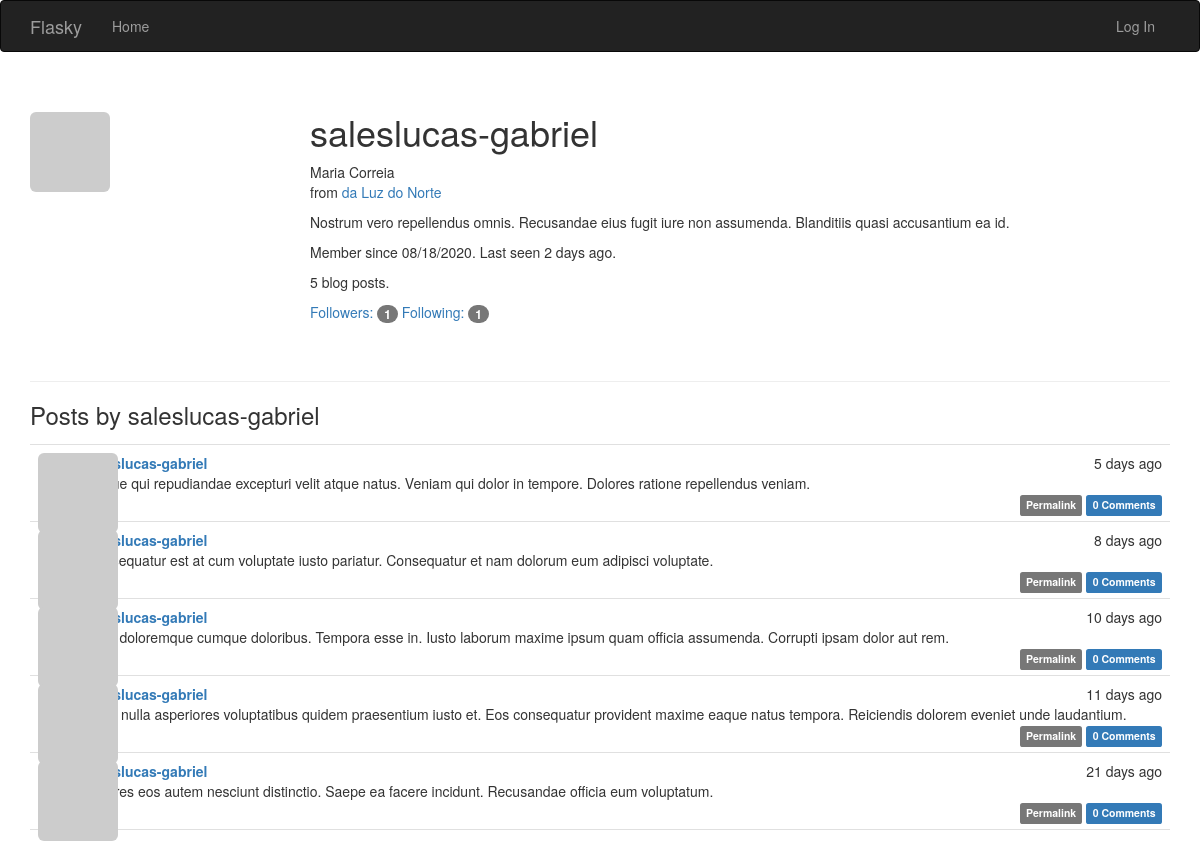
Page /user/saleslucas-gabriel on the committed database.
### app/models.py (models this page shows, shortened)
class User(UserMixin, db.Model):
    __tablename__ = 'users'
    id = db.Column(db.Integer, primary_key=True)
    email = db.Column(db.String(64), unique=True, index=True)
    username = db.Column(db.String(64), unique=True, index=True)
    name = db.Column(db.String(64))
    location = db.Column(db.String(64))
    about_me = db.Column(db.Text())
    member_since = db.Column(db.DateTime(), default=datetime.utcnow)
    last_seen = db.Column(db.DateTime(), default=datetime.utcnow)
    confirmed = db.Column(db.Boolean, default=False)
    password_hash = db.Column(db.String(128))
    avatar_hash = db.Column(db.String(32))
    role_id = db.Column(db.Integer, db.ForeignKey('roles.id'))
    posts = db.relationship('Post', backref='author', lazy='dynamic')
    followed = db.relationship(
        'Follow',
        foreign_keys=[Follow.follower_id],
        backref=db.backref('follower', lazy='joined'),
        lazy='dynamic',
        cascade='all, delete-orphan'
    )
    followers = db.relationship(
        'Follow',
        foreign_keys=[Follow.followed_id],
        backref=db.backref('followed', lazy='joined'),
        lazy='dynamic',
        cascade='all, delete-orphan'
    )
    comments = db.relationship('Comment', backref='author', lazy='dynamic')
    @property
    def password(self):
        raise AttributeError('password is not a readable attribute')
    def gravatar(self, size=100, default='identicon', rating='g'):
        if request.is_secure:
            url = 'https://secure.gravatar.com/avatar'
        else:
            url = 'http://secure.gravatar.com/avatar'
        hash = self.avatar_hash or self.gravatar_hash()
        return f'{url}/{hash}?s={size}&d={default}&r={rating}'

class Post(db.Model):
    __tablename__ = 'posts'
    id = db.Column(db.Integer, primary_key=True)
    body = db.Column(db.Text)
    body_html = db.Column(db.Text)
    timestamp = db.Column(db.DateTime, index=True, default=datetime.utcnow)
    author_id = db.Column(db.Integer, db.ForeignKey('users.id'))
    comments = db.relationship('Comment', backref='post', lazy='dynamic')

### app/main/views.py (the view)
@main.route('/user/<username>')
def user(username):
    user = User.query.filter_by(username=username).first()
    if user is None:
        abort(404)
    posts = user.posts.order_by(Post.timestamp.desc()).all()
    return render_template('user.html', user=user, posts=posts)

### app/auth/views.py (called while the page is built)
@auth.before_app_request
def before_request():
    if current_user.is_authenticated:
        current_user.ping()
        if (not current_user.confirmed
                and request.endpoint
                and request.blueprint != 'auth'
                and request.endpoint != 'static'):
            return redirect(url_for('auth.unconfirmed'))

### app/main/__init__.py (called while the page is built)
@main.app_context_processor
def inject_permissions():
    return dict(Permission=Permission)

### app/models.py (called while the page is built)
    def can(self, permissions):
        return False

    def is_administrator(self):
        return False

### app/templates/user.html (shortened to what this page needs)
{% extends "base.html" %}
{% import "_macros.html" as macros %}
{% block page_content %}
<div class="page-header">
    <img class="img-rounded profile-thumbnail" src="{{ user.gravatar(size=256) }}">
    <div class="profile-header">
        <h1>{{ user.username }}</h1>
        {% if user.name or user.location %}
        <p>
            {% if user.name %}{{ user.name }}<br>{% endif %}
            {% if user.location %}
                from <a href="http://maps.google.com/?q={{ user.location }}">{{ user.location }}</a><br>
            {% endif %}
        </p>
        {% endif %}
        {% if user.about_me %}<p>{{ user.about_me }}</p>{% endif %}
        <p>Member since {{ moment(user.member_since).format('L') }}. Last seen {{ moment(user.last_seen).fromNow() }}.</p>
        <p>{{ user.posts.count() }} blog posts.</p>
        <p>
            <a href="{{ url_for('.followers', username=user.username) }}">Followers: <span class="badge">{{ user.followers.count() }}</span></a>
            <a href="{{ url_for('.followed_by', username=user.username) }}">Following: <span class="badge">{{ user.followed.count() }}</span></a>
        </p>
    </div>
</div>
<h3>Posts by {{ user.username }}</h3>
{% include '_posts.html' %}
{% endblock %}

### app/templates/_posts.html (shortened to what this page needs)
<ul class="posts">
    {% for post in posts %}
    <li class="post">
        <div class="post-thumbnail">
            <a href="{{ url_for('.user', username=post.author.username) }}">
                <img class="img-rounded profile-thumbnail" src="{{ post.author.gravatar(size=40) }}">
            </a>
        </div>
        <div class="post-content">
            <div class="post-date">{{ moment(post.timestamp).fromNow() }}</div>
            <div class="post-author"><a href="{{ url_for('.user', username=post.author.username) }}">{{ post.author.username }}</a></div>
            <div class="post-body">
                {% if post.body_html %}
                    {{ post.body_html | safe }}
                {% else %}
                    {{ post.body }}
                {% endif %}
            </div>
            <div class="post-footer">
                <a href="{{ url_for('.post', id=post.id) }}">
                    <span class="label label-default">Permalink</span>
                </a>
                <a href="{{ url_for('.post', id=post.id) }}#comments">
                    <span class="label label-primary">{{ post.comments.count() }} Comments</span>
                </a>
            </div>
        </div>
    </li>
    {% endfor %}
</ul>

### app/static/styles.css (style rules this page uses)
.profile-thumbnail { position: absolute; }
.profile-header { min-height: 260px; margin-left: 280px; }
ul.posts { list-style-type: none; padding: 0px; margin: 16px 0px 0px 0px; border-top: 1px solid #e0e0e0; }
ul.posts li.post { padding: 8px; border-bottom: 1px solid #e0e0e0; }
div.post-date { float: right; }
div.post-author { font-weight: bold; }
div.post-thumbnail { position: absolute; }
div.post-content { margin-left: 48px; min-height: 48px; }
div.post-footer { text-align: right; }

### rows in the picture
User: username "saleslucas-gabriel", name "Maria Correia", location "da Luz do Norte", about_me "Nostrum vero repellendus omnis. Recusandae eius fugit iure non assumenda. Blanditiis quasi accusantium ea id.", member_since "08/18/2020", last_seen "2 days ago"
Post: timestamp "5 days ago", author.username "saleslucas-gabriel", body "Neque qui repudiandae excepturi velit atque natus. Veniam qui dolor in tempore. Dolores ratione repellendus veniam.", comments.count "0"
Post: timestamp "8 days ago", author.username "saleslucas-gabriel", body "Consequatur est at cum voluptate iusto pariatur. Consequatur et nam dolorum eum adipisci voluptate.", comments.count "0"
Post: timestamp "10 days ago", author.username "saleslucas-gabriel", body "Nam doloremque cumque doloribus. Tempora esse in. Iusto laborum maxime ipsum quam officia assumenda. Corrupti ipsam dolor aut rem.", comments.count "0"
Post: timestamp "11 days ago", author.username "saleslucas-gabriel", body "Esse nulla asperiores voluptatibus quidem praesentium iusto et. Eos consequatur provident maxime eaque natus tempora. Reiciendis dolorem eveniet unde laudantium.", comments.count "0"
Post: timestamp "21 days ago", author.username "saleslucas-gabriel", body "Dolores eos autem nesciunt distinctio. Saepe ea facere incidunt. Recusandae officia eum voluptatum.", comments.count "0"

### other values in the picture
{{ user.posts.count() }} "5"
{{ user.followers.count() }} "1"
{{ user.followed.count() }} "1"
